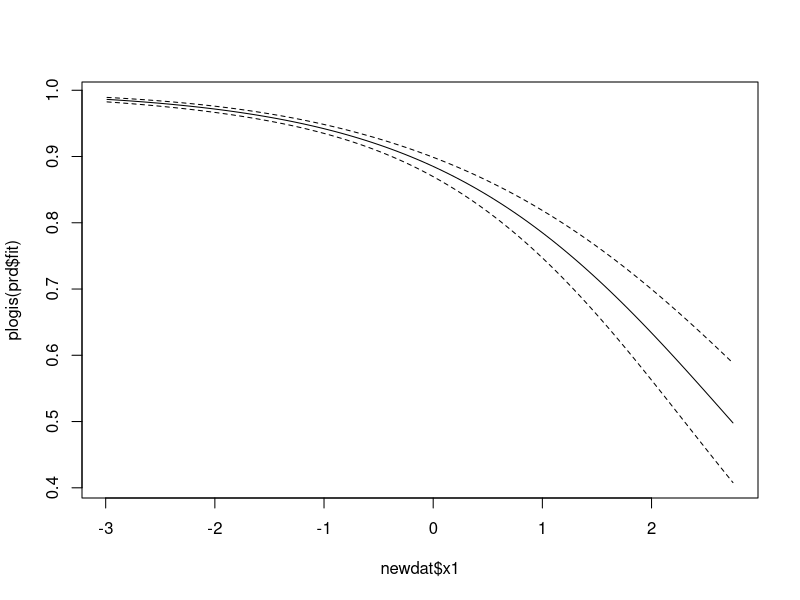

Source code (R):
## ---- chunk 1
#setwd("C:/Users/mau0005/Downloads/")
#getwd()
ex2 <- read.csv(file='Exam 2 Data.csv')
head(ex2)
## ---- chunk 2
fit <- glm(y ~ x1 * x2 + x3, family = poisson, data = ex2)
summary(fit)
## ---- chunk 3
b <- coef(fit)
b
b[2] + b[6] * -1
## ---- chunk 4
newdat <- data.frame(
  x1 = seq(min(ex2$x1), max(ex2$x1), length.out = 100),
  x2 = -1,
  x3 = factor('a', levels = c('a', 'b', 'c'))
)

prd <- predict.glm(fit, newdat, se.fit = T)

low <- plogis(prd$fit - qnorm(0.95) * prd$se.fit)
high <- plogis(prd$fit + qnorm(0.95) * prd$se.fit)

plot(x = newdat$x1, y = plogis(prd$fit), ylim = c(min(low), max(high)), type = 'l')
lines(x = newdat$x1, y = low, lty = 2)
lines(x = newdat$x1, y = high, lty = 2)
## ---- chunk 5
summary(fit)
## ---- chunk 6
library(multcomp)
## ---- chunk 7
m <- matrix(c(0, 0, 0, 1, 1, 0), nrow = 1)
cnt <- glht(fit, m)
summary(cnt, test = adjusted('none'))
## ---- chunk 8
#test statistic
s <- summary(fit)[['coefficients']][, 2]
b[6] / s[6]

# p-value
pnorm(-1 * abs(b[6] / s[6])) * 2
## ---- chunk 9
plogis(-2)
dbinom(0, size = 1, p = 0.12)
